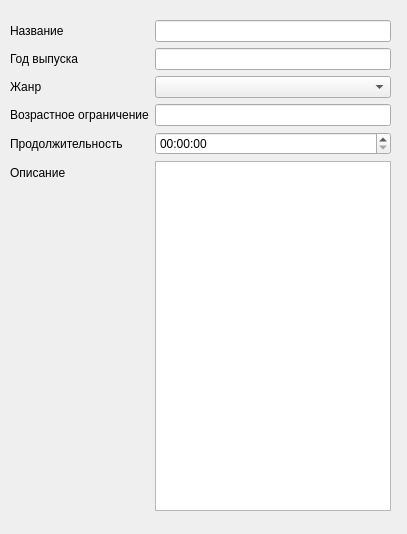
<?xml version="1.0" encoding="UTF-8"?>
<ui version="4.0">
 <class>Form</class>
 <widget class="QWidget" name="Form">
  <property name="geometry">
   <rect>
    <x>0</x>
    <y>0</y>
    <width>407</width>
    <height>534</height>
   </rect>
  </property>
  <property name="windowTitle">
   <string>Form</string>
  </property>
  <widget class="QWidget" name="formLayoutWidget">
   <property name="geometry">
    <rect>
     <x>10</x>
     <y>20</y>
     <width>381</width>
     <height>491</height>
    </rect>
   </property>
   <layout class="QFormLayout" name="formLayout">
    <item row="0" column="0">
     <widget class="QLabel" name="label">
      <property name="text">
       <string>Название</string>
      </property>
     </widget>
    </item>
    <item row="0" column="1">
     <widget class="QLineEdit" name="title_input"/>
    </item>
    <item row="1" column="0">
     <widget class="QLabel" name="label_2">
      <property name="text">
       <string>Год выпуска</string>
      </property>
     </widget>
    </item>
    <item row="2" column="0">
     <widget class="QLabel" name="label_3">
      <property name="text">
       <string>Жанр</string>
      </property>
     </widget>
    </item>
    <item row="3" column="0">
     <widget class="QLabel" name="label_4">
      <property name="text">
       <string>Возрастное ограничение</string>
      </property>
     </widget>
    </item>
    <item row="4" column="0">
     <widget class="QLabel" name="label_5">
      <property name="text">
       <string>Продолжительность</string>
      </property>
     </widget>
    </item>
    <item row="5" column="0">
     <widget class="QLabel" name="label_6">
      <property name="text">
       <string>Описание</string>
      </property>
     </widget>
    </item>
    <item row="5" column="1">
     <widget class="QTextEdit" name="description_input"/>
    </item>
    <item row="1" column="1">
     <widget class="QLineEdit" name="year_input"/>
    </item>
    <item row="2" column="1">
     <widget class="QComboBox" name="genre_input"/>
    </item>
    <item row="3" column="1">
     <widget class="QLineEdit" name="age_limit_input"/>
    </item>
    <item row="4" column="1">
     <widget class="QTimeEdit" name="time_input"/>
    </item>
   </layout>
  </widget>
 </widget>
 <resources/>
 <connections/>
</ui>
